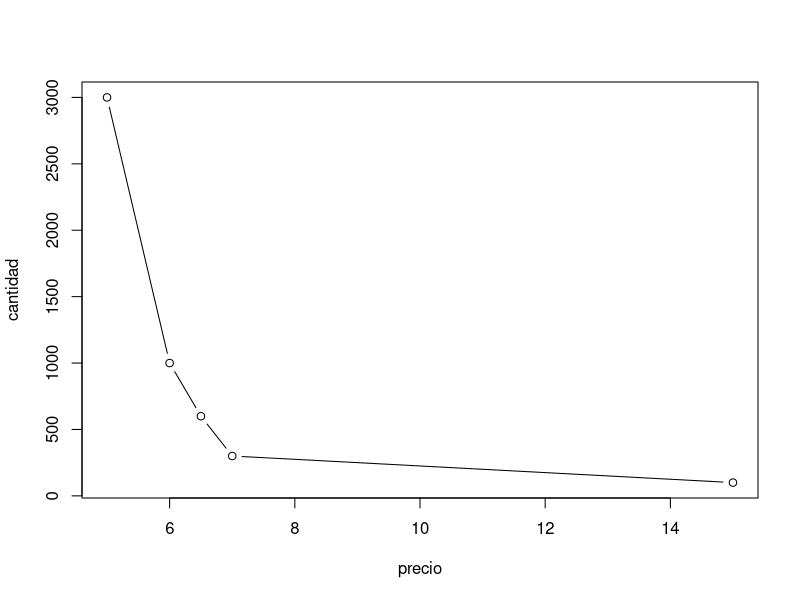
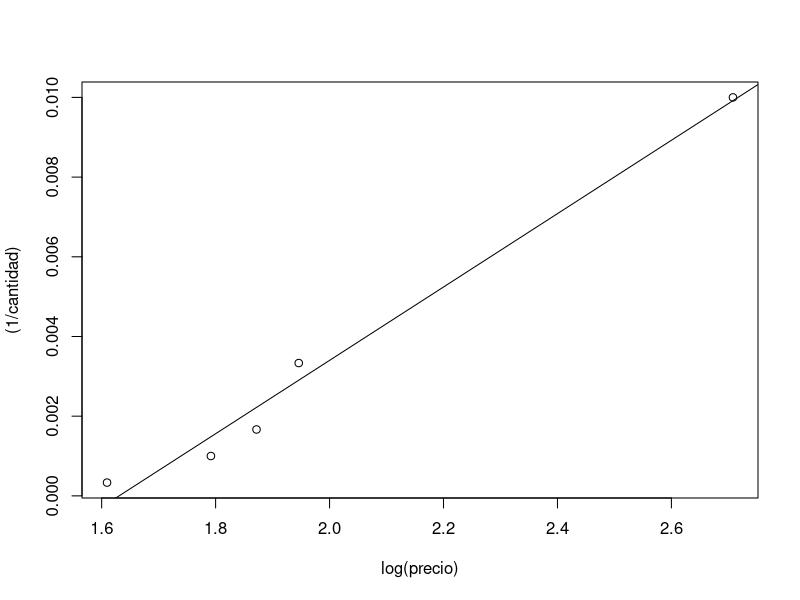

Reproduce these figures in R, in order.
# Hay que suponer una forma para la gráfica
precio=c(15,7,6.5,6,5)
cantidad=c(100,300,600,1000,3000)
# dibujo para ver la forma
plot(precio,cantidad,type="b",lty=1) # tipo b, dibuja puntos y líneas
# ¿parece que cuando la "x" aumenta, la "y" baja? 
# podría tener la forma precio = p0*exp(k/cantidad) o bien, precio =p0* k / cantidad
# elijo la primera opción.
plot (log(precio),(1/cantidad)) #aplicando logaritmos
# y parece que se ajusta a una curva...
l1 = lm((1/cantidad)~log(precio))
abline(l1)
# ¿Qué coeficiente tiene?
cat("Recta de regresión, coeficiente R^2: ",summary(l1)$r.squared)
# Averiguar una cantidad
# p0 se sabe con la ordenada en el origen y k con la pendiente
# ya que 1/cantidad = log(precio)/k - log(p0)/k
k = 1/l1$coefficients[2] # la inversa de la pendiente de esa recta
ordenada = l1$coefficients[1] # es la ordenada en el origen
p0 = exp(-ordenada*k)
# entonces la funcion de los precios sería
fprecios = function(x){p0*exp(k/x)}
cat("Cuando se vendan 500 kg se harán a: ",round(fprecios(500),2),"€")
cat("Cuando se vendan 50 kg se harán a: ",round(fprecios(50),2),"€")

# ver en: https://www.geogebra.org/m/eph2ggyk
